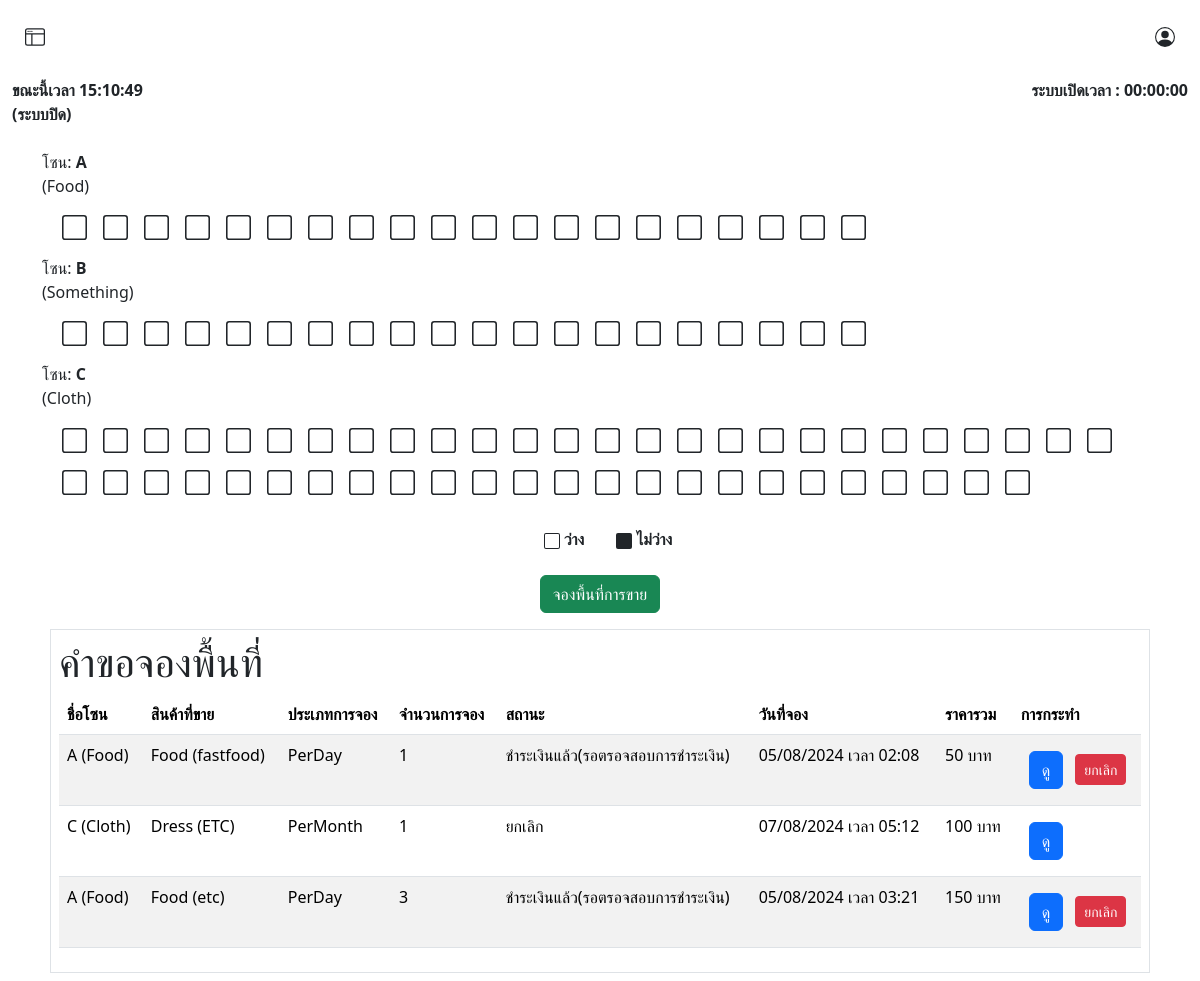
The page /user/index.php (signed in) on the database as committed earlier.
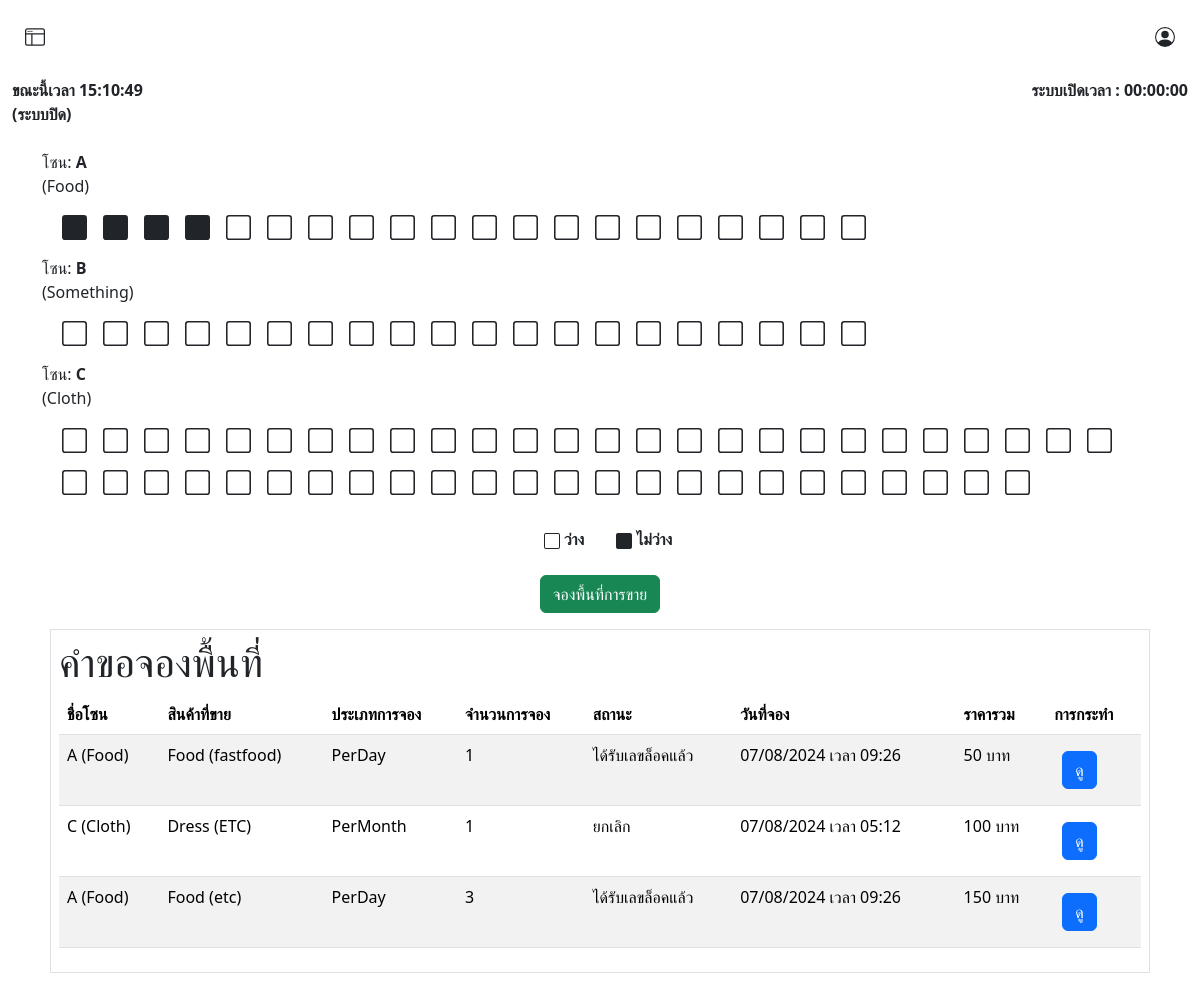
The same page on the database as committed later.
### tables this page shows
CREATE TABLE `zone_detail` (
  `zone_id` int(3) UNSIGNED ZEROFILL NOT NULL COMMENT 'รหัสโซน',
  `zone_name` varchar(50) NOT NULL COMMENT 'ชื่อโซน',
  `zone_detail` varchar(45) NOT NULL,
  `pricePerDate` float DEFAULT NULL COMMENT 'ราคาต่อวัน',
  `pricePerMonth` float DEFAULT NULL COMMENT 'ราคาต่อเดือน'
);

CREATE TABLE `locks` (
  `id_locks` int(11) NOT NULL COMMENT 'ไอดีล็อค',
  `lock_name` varchar(10) NOT NULL COMMENT 'ชื่อเลขล็อต',
  `zone_id` int(3) UNSIGNED ZEROFILL DEFAULT NULL COMMENT 'รหัสประเภทโซน',
  `booking_id` int(10) UNSIGNED ZEROFILL DEFAULT NULL COMMENT 'รหัสการจอง',
  `available` int(3) DEFAULT NULL COMMENT 'สถานะ ว่าง หรือ จองแล้ว '
);

CREATE TABLE `booking` (
  `booking_id` int(10) UNSIGNED ZEROFILL NOT NULL COMMENT 'รหัสการจอง',
  `member_id` int(6) UNSIGNED ZEROFILL DEFAULT NULL COMMENT 'รหัสลูกค้า',
  `booking_status` int(3) UNSIGNED DEFAULT NULL COMMENT 'สถานะการจอง',
  `booking_type` varchar(20) NOT NULL COMMENT 'รายวัน, รายเดือน',
  `zone_id` int(3) UNSIGNED ZEROFILL DEFAULT NULL COMMENT 'รหัสประเภทโซน',
  `booking_amount` int(11) NOT NULL COMMENT 'จำนวนล็อคที่จะจอง',
  `total_price` float NOT NULL COMMENT 'ราคารวม',
  `product_type` int(6) UNSIGNED NOT NULL COMMENT 'ประเภทสินค้า',
  `sub_product_type` varchar(45) NOT NULL,
  `slip_img` varchar(45) DEFAULT NULL,
  `book_lock_number` varchar(45) DEFAULT NULL,
  `booking_date` timestamp NOT NULL DEFAULT current_timestamp() ON UPDATE current_timestamp() COMMENT 'วันเวลาที่จอง'
);

CREATE TABLE `category` (
  `id_category` int(11) NOT NULL,
  `cat_name` varchar(45) NOT NULL
);

CREATE TABLE `sub_category` (
  `idsub_category` int(11) NOT NULL,
  `id_category` varchar(45) NOT NULL,
  `sub_cat_name` varchar(45) NOT NULL
);

CREATE TABLE `booking_status` (
  `id` int(3) UNSIGNED NOT NULL COMMENT 'รหัสสถานะการจอง',
  `status` varchar(50) NOT NULL COMMENT 'สถานะ'
);

### user/index.php (the view, shortened to what this page needs)
<?php
require("../condb.php");
$user_id = $_SESSION["user_id"];
?>
<!DOCTYPE html>
<html lang="en">
<head>
    <link href="https://cdn.jsdelivr.net/npm/bootstrap@5.3.3/dist/css/bootstrap.min.css" rel="stylesheet">
</head>
<body>
    <nav class="row g-2">
        <div class="col-12 d-flex justify-content-between px-3 py-3">
            <div class="col-4">
                <button class="btn" type="button" data-bs-toggle="offcanvas" data-bs-target="#offcanvasWithBothOptions" aria-controls="offcanvasWithBothOptions">
                </button>
            </div>
            <button class="btn" type="button" data-bs-toggle="modal" data-bs-target="#ProfileModal">
            </button>
        </div>
        <div class="col-12 d-flex justify-content-between px-3">
            <strong>
                <div id="time"></div>
                <div id="#">(ระบบปิด)</div>
            </strong>
            <strong>
                <div id="#">ระบบเปิดเวลา : 00:00:00</div>
            </strong>
        </div>
        <div class="container mt-4">
            <div class="container ">
                <div class="row d-flex justify-content-center align-item-center">
                    <div class="col-12 d-flex flex-wrap justify-content-center align-item-center">
                        <?php
                        $sql = "SELECT * FROM zone_detail";
                        if ($result = $conn->query($sql)) {
                            if ($result->num_rows > 0) {
                                while ($row = $result->fetch_assoc()) {
                                    echo '
                                    <div class="">
                                       <div class="row ">
                                            <div class="col">
                                                <div class="d-flex justify-content-start">
                                                        <div class="">
                                                        <p class="zone_detail"
                                                            data-bs-toggle="tooltip"
                                                            data-bs-placement="right"
                                                            title="รายวัน ' . $row["pricePerDate"] . '฿<br>รายเดือน ' . $row["pricePerMonth"] . '฿">
                                                            โซน: <strong>' . $row["zone_name"] . '</strong><br>(' . $row["zone_detail"] . ')
                                                        </p>
                                                        </div>
                                                </div>
                                        </div>
                                    </div>
                                    ';
                                    $sql2 = "SELECT * FROM locks WHERE zone_id = " . $row["zone_id"];
                                    if ($result2 = $conn->query($sql2)) {
                                        if ($result2->num_rows > 0) {
                                            echo '<div class="d-flex flex-wrap container-md">';
                                            while ($row2 = $result2->fetch_assoc()) {
                                                echo '<div class="mx-2">';
                                                echo '<p>';
                                                if ($row2["available"] == 0) {
                                                    echo '
                                                    <svg xmlns="http://www.w3.org/2000/svg" width="25" height="25" fill="currentColor" class="bi bi-square" viewBox="0 0 16 16">
                                                        <path d="M14 1a1 1 0 0 1 1 1v12a1 1 0 0 1-1 1H2a1 1 0 0 1-1-1V2a1 1 0 0 1 1-1zM2 0a2 2 0 0 0-2 2v12a2 2 0 0 0 2 2h12a2 2 0 0 0 2-2V2a2 2 0 0 0-2-2z"/>
                                                    </svg>';
                                                } else if ($row2["available"] == 1) {
                                                    echo '
                                                <svg xmlns="http://www.w3.org/2000/svg" width="25" height="25" fill="currentColor" class="bi bi-square-fill" viewBox="0 0 16 16">
                                                    <path d="M0 2a2 2 0 0 1 2-2h12a2 2 0 0 1 2 2v12a2 2 0 0 1-2 2H2a2 2 0 0 1-2-2z"/>
                                                </svg>';
                                                }
                                                echo '</p>';
                                                echo '</div>';
                                            }
                                            echo '</div>';
                                        } else {
                                            echo "<p>ยังไม่มีการสร้างข้อมูลพื้นที่การขาย</p>";
                                        }
                                    } else {
                                        echo "<p>Error in nested query: " . $conn->error . "</p>";
                                    }
                                }
                            } else {
                                echo "<p><strong>ยังไม่มีการสร้างข้อมูลพื้นที่การขาย</strong></p>";
                            }
                        } else {
                            echo "<p>Error in main query: " . $conn->error . "</p>";
                        }
                        ?>
                    </div>
                    <div class="container-md d-flex justify-content-center p-2 m-2">
                        <div class="px-2 mx-2">
                            <svg xmlns="http://www.w3.org/2000/svg" width="16" height="16" fill="currentColor" class="bi bi-square" viewBox="0 0 16 16">
                                <path d="M14 1a1 1 0 0 1 1 1v12a1 1 0 0 1-1 1H2a1 1 0 0 1-1-1V2a1 1 0 0 1 1-1zM2 0a2 2 0 0 0-2 2v12a2 2 0 0 0 2 2h12a2 2 0 0 0 2-2V2a2 2 0 0 0-2-2z" />
                            </svg>
                            <strong>ว่าง</strong>
                        </div>
                        <div class="px-2 mx-2">
                            <svg xmlns="http://www.w3.org/2000/svg" width="16" height="16" fill="currentColor" class="bi bi-square-fill" viewBox="0 0 16 16">
                                <path d="M0 2a2 2 0 0 1 2-2h12a2 2 0 0 1 2 2v12a2 2 0 0 1-2 2H2a2 2 0 0 1-2-2z" />
                            </svg>
                            <strong>ไม่ว่าง</strong>
                        </div>
                    </div>
                    <div class="col-12 d-flex justify-content-evenly px-3">
                        <button class="btn btn-success m-2" type="button" data-bs-toggle="modal" data-bs-target="#ReserveModal">
                            จองพื้นที่การขาย
                        </button>
                    </div>
                </div>
            </div>
        </div>
        <div class="tab-content" id="myTabContent">
            <div class="tab-pane fade show active mt-2 mx-2 p-2 border" id="categort">
                <div>
                    <h1>คำขอจองพื้นที่</h1>
                </div>
                <div class="mt-2">
                    <?php
                    $sql = "SELECT BK.booking_id, ZD.zone_name, ZD.zone_detail, C.cat_name, SC.sub_cat_name, BK.booking_type, BK.booking_amount , BK.booking_status , BK.slip_img, BS.status, BK.booking_date ,BK.total_price
                            FROM booking AS BK
                            INNER JOIN booking_status AS BS ON BK.booking_status = BS.id
                            INNER JOIN category AS C ON BK.product_type = C.id_category
                            INNER JOIN sub_category AS SC ON BK.sub_product_type = SC.idsub_category
                            INNER JOIN zone_detail AS ZD ON BK.zone_id = ZD.zone_id
                            WHERE member_id = $user_id
                            ORDER BY booking_id
                            ";
                    $result = $conn->query($sql);
                    if ($result->num_rows > 0) {
                        echo "<table class='table table-striped'>";
                        echo "<thead>
                        <tr>
                            <th>ชื่อโซน</th>
                            <th>สินค้าที่ขาย</th>
                            <th>ประเภทการจอง</th>
                            <th>จำนวนการจอง</th>
                            <th>สถานะ</th>
                            <th>วันที่จอง</th>
                            <th>ราคารวม</th>
                            <th>การกระทำ</th>
                        </tr>
                    </thead>";
                        echo "<tbody>";
                        while ($row = $result->fetch_assoc()) {
                            $booking_date = date("d/m/Y เวลา H:i", strtotime($row["booking_date"]));
                            echo "<tr>
                            <td>" . $row["zone_name"] . " (" . $row["zone_detail"] . ")</td>
                            <td>" . $row["cat_name"] . " (" . $row["sub_cat_name"] . ")</td>
                            <td>" . $row["booking_type"] . "</td>
                            <td>" . $row["booking_amount"] . "</td>
                            <td>" . $row["status"] . "</td>
                            <td>" . $booking_date  . "</td>
                            <td>" . $row["total_price"]  . " บาท</td>
                            ";
                            switch ($row["booking_status"]) {
                                case 2:
                                    echo " <td>
                                    <button class='btn btn-primary m-2' type='button' data-bs-toggle='modal' data-bs-target='#viewBookingModal' data-id='" . $row["booking_id"] . "'>ดู</button>
                                        <a href='cancel_booking.php?booking_id=" . $row["booking_id"] . "' class='btn btn-danger btn-sm' onclick='return confirm(\"คุณแน่ใจหรือว่าต้องการยกเลิกการจองนี้?\")'>ยกเลิก</a>
                                    </td>";                                  break;
                                case 4:
                                    echo " <td>
                                    <button class='btn btn-primary m-2' type='button' data-bs-toggle='modal' data-bs-target='#viewBookingModal' data-id='" . $row["booking_id"] . "'>ดู</button>
                                    </td>";                                   break;
                                case 6:
                                    echo " <td>
                                    <button class='btn btn-primary m-2' type='button' data-bs-toggle='modal' data-bs-target='#viewBookingModal' data-id='" . $row["booking_id"] . "'>ดู</button>
                                    </td>";                                   break;
                                echo "ไม่ทราบสถานะ";                              }
                       echo " </tr>";
                        }
                        echo "</tbody></table>";
                    } else {
                        echo "ยังไม่ได้มีการจอง";
                    }
                    ?>
                </div>
            </div>
        </div>
    </nav>
</body>
</html>

Rows that differ between the two databases and show on the page:
changed locks (number 1 of 90 on the later page): available 0 → 1 (drawn)
changed locks (number 2 of 90 on the later page): available 0 → 1 (drawn)
changed locks (number 3 of 90 on the later page): available 0 → 1 (drawn)
changed locks (number 4 of 90 on the later page): available 0 → 1 (drawn)
changed booking "fastfood": booking_status.status "ชำระเงินแล้ว(รอตรอจสอบการชำระเงิน)" → "ได้รับเลขล็อคแล้ว"; booking_date "05/08/2024 เวลา 02:08" → "07/08/2024 เวลา 09:26"; no longer shows "ยกเลิก"
changed booking "etc": booking_status.status "ชำระเงินแล้ว(รอตรอจสอบการชำระเงิน)" → "ได้รับเลขล็อคแล้ว"; booking_date "05/08/2024 เวลา 03:21" → "07/08/2024 เวลา 09:26"; no longer shows "ยกเลิก"
